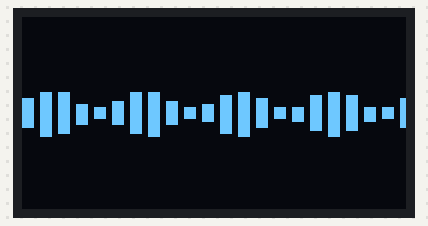
Simulated run of this sketch. Board: Arduino Uno, built with avr-gcc and run on an emulated ATmega328P. On the bench: 128×64 one-colour display.

Above: at 0.07 s.
At 5.04 s:
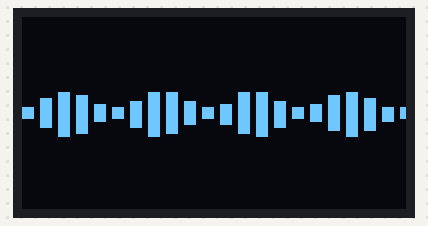
At 10.02 s:
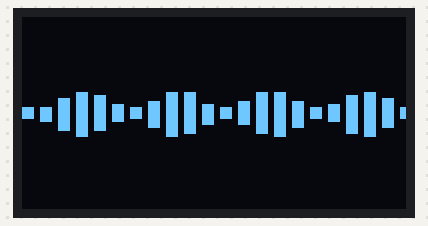
At 19.97 s:
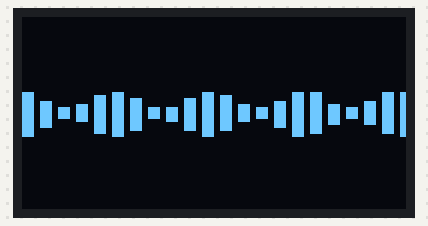
At 29.92 s:
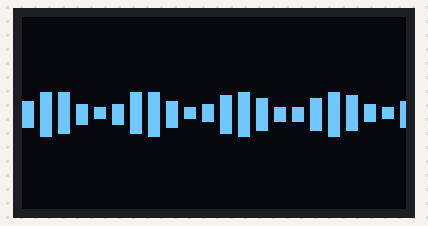
At 39.88 s:
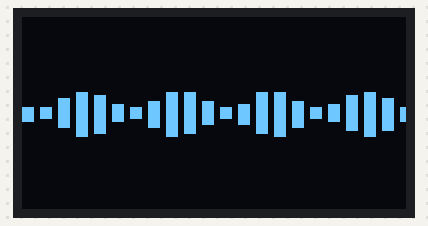

The sketch:

listeningEye_function.ino
```cpp
#include <U8g2lib.h>
#include <Arduino.h>

U8G2_SSD1306_128X64_NONAME_F_HW_I2C u8g2(U8G2_R0);

int pulseOffset = 0;

void setup() {
  u8g2.begin();
}

void listening() {
  u8g2.clearBuffer();

  for (int x = 0; x < 128; x += 6) {
    int height = 10 + 6 * sin((x + pulseOffset) * 0.2);
    int yTop = 32 - height / 2;
    u8g2.drawBox(x, yTop, 4, height); // draw vertical pulse bar
  }

  u8g2.sendBuffer();
  pulseOffset += 3;
}

void loop() {
  listening();
  delay(30);
}
```
